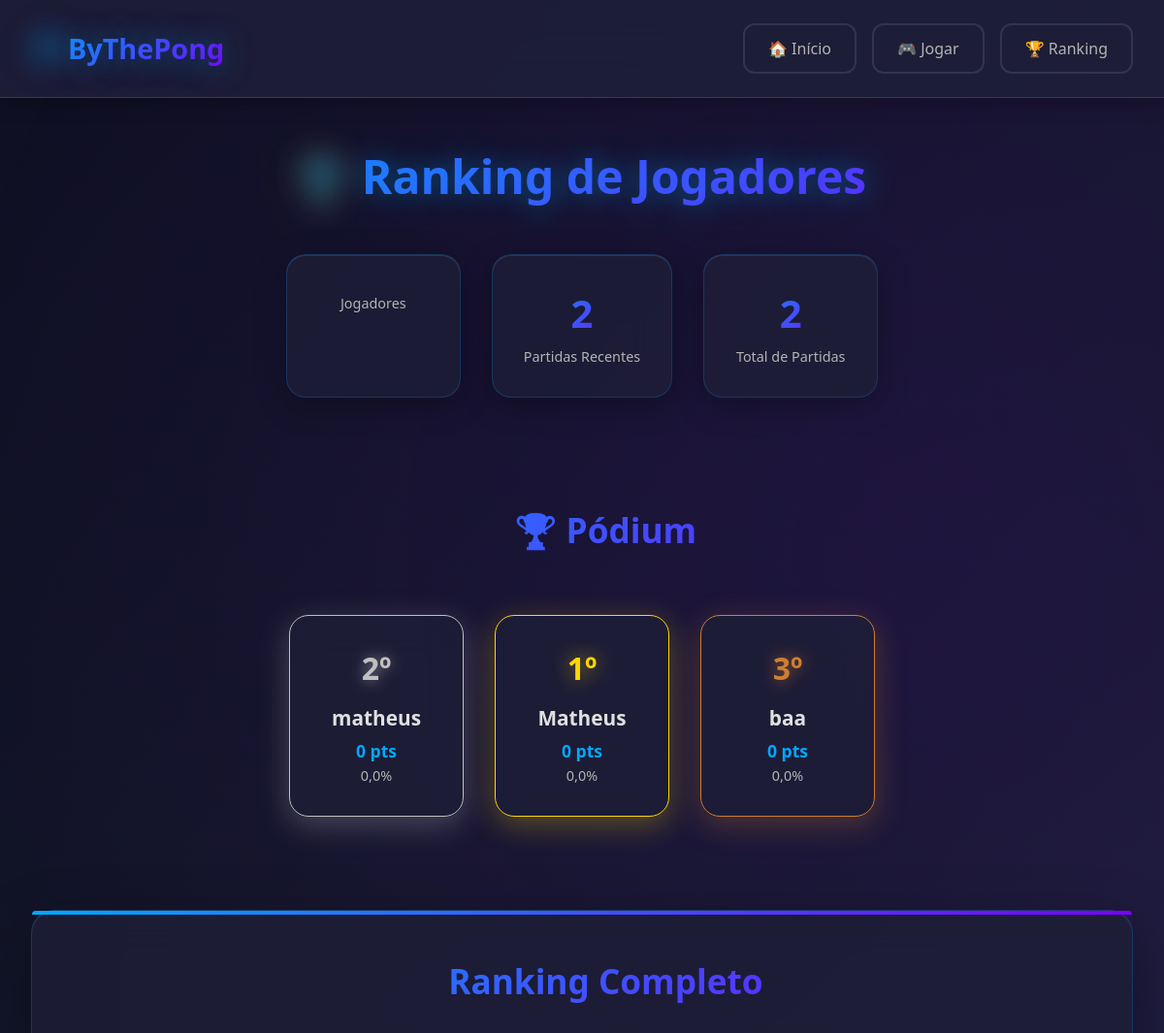
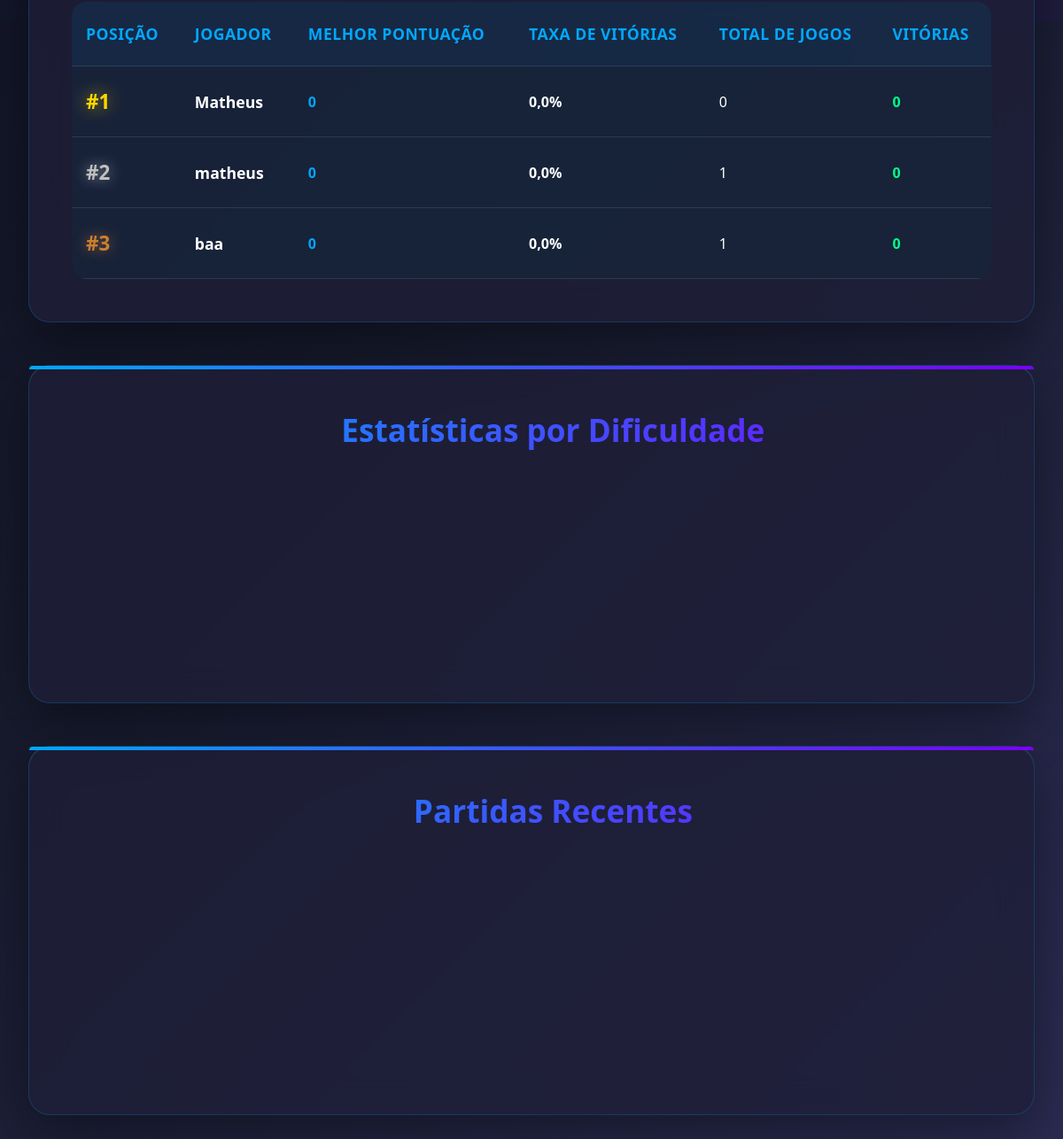
The page /ranking/ on the database its author committed (2 pictures, top to bottom).
### game/models.py (models this page shows, shortened)
class Player(models.Model):
    name = models.CharField(max_length=50, unique=True)
    total_games = models.IntegerField(default=0)
    total_wins = models.IntegerField(default=0)
    best_score = models.IntegerField(default=0)
    created_at = models.DateTimeField(default=timezone.now)
    @property
    def win_rate(self):
        if self.total_games == 0:
            return 0
        return (self.total_wins / self.total_games) * 100

### game/views.py (the view, shortened to what this page needs)
# urls.py: path('ranking/', views.ranking, name='ranking'),
def ranking(request):
    try:
        players = Player.objects.all().order_by('-best_score', '-total_wins')
        players_list = list(players)
        players_list.sort(key=lambda p: p.win_rate, reverse=True)
        recent_games = GameSession.objects.select_related('player').order_by('-created_at')[:10]
        easy_games = GameSession.objects.filter(difficulty='fácil').count()
        normal_games = GameSession.objects.filter(difficulty='normal').count()
        hard_games = GameSession.objects.filter(difficulty='difícil').count()
        expert_games = GameSession.objects.filter(difficulty='expert').count()
        total_games = GameSession.objects.count()
        context = {
            'players': players_list,
            'recent_games': recent_games,
            'easy_games': easy_games,
            'normal_games': normal_games,
            'hard_games': hard_games,
            'expert_games': expert_games,
            'total_games': total_games
        }
        return render(request, 'game/ranking.html', context)
    except Exception as e:
        context = {
            'players': [],
            'recent_games': [],
            'easy_games': 0,
            'normal_games': 0,
            'hard_games': 0,
            'expert_games': 0,
            'total_games': 0,
            'db_error': str(e)
        }
        return render(request, 'game/ranking.html', context)

### game/models.py (called while the page is built)
    @property
    def result_text(self):
        if self.won:
            return "Vitória"
        elif self.player_score == self.bot_score:
            return "Empate"
        else:
            return "Derrota"

### templates/game/ranking.html (shortened to what this page needs)
<!DOCTYPE html>
<html lang="pt-BR">
<head>
</head>
<body>
    <header class="header">
        <div class="header-content">
            <div class="logo">ByThePong</div>
            <div class="nav-links">
                <a href="{% url 'home' %}">🏠 Início</a>
                <a href="{% url 'index' %}">🎮 Jogar</a>
                <a href="{% url 'ranking' %}">🏆 Ranking</a>
            </div>
        </div>
    </header>
    <div class="container">
        <h1 class="ranking-title">Ranking de Jogadores</h1>
        <div class="stats">
            <div class="stat-card">
                <div class="stat-label">Jogadores</div>
            </div>
            <div class="stat-card">
                <div class="stat-number">{{ recent_games.count }}</div>
                <div class="stat-label">Partidas Recentes</div>
            </div>
            <div class="stat-card">
                <div class="stat-number">{{ total_games }}</div>
                <div class="stat-label">Total de Partidas</div>
            </div>
        </div>
        {% if players %}
        <div class="podium-section">
            <h2 class="section-title">🏆 Pódium</h2>
            <div class="podium">
                {% if players.1 %}
                <div class="podium-player second">
                    <div class="podium-rank">2º</div>
                    <div class="podium-name">{{ players.1.name }}</div>
                    <div class="podium-score">{{ players.1.best_score }} pts</div>
                    <div class="podium-rate">{{ players.1.win_rate|floatformat:1 }}%</div>
                </div>
                {% endif %}
                {% if players.0 %}
                <div class="podium-player first">
                    <div class="podium-rank">1º</div>
                    <div class="podium-name">{{ players.0.name }}</div>
                    <div class="podium-score">{{ players.0.best_score }} pts</div>
                    <div class="podium-rate">{{ players.0.win_rate|floatformat:1 }}%</div>
                </div>
                {% endif %}
                {% if players.2 %}
                <div class="podium-player third">
                    <div class="podium-rank">3º</div>
                    <div class="podium-name">{{ players.2.name }}</div>
                    <div class="podium-score">{{ players.2.best_score }} pts</div>
                    <div class="podium-rate">{{ players.2.win_rate|floatformat:1 }}%</div>
                </div>
                {% endif %}
            </div>
        </div>
        {% endif %}
        <div class="ranking-section">
            <h2 class="section-title">Ranking Completo</h2>
            {% if players %}
                <table class="ranking-table">
                    <thead>
                        <tr>
                            <th>Posição</th>
                            <th>Jogador</th>
                            <th>Melhor Pontuação</th>
                            <th>Taxa de Vitórias</th>
                            <th>Total de Jogos</th>
                            <th>Vitórias</th>
                        </tr>
                    </thead>
                    <tbody>
                        {% for player in players %}
                        <tr class="{% if forloop.counter <= 3 %}top-player{% endif %}">
                            <td>
                                <span class="rank-position
                                    {% if forloop.counter == 1 %}rank-1
                                    {% elif forloop.counter == 2 %}rank-2
                                    {% elif forloop.counter == 3 %}rank-3
                                    {% endif %}">
                                    #{{ forloop.counter }}
                                </span>
                            </td>
                            <td class="player-name">{{ player.name }}</td>
                            <td class="best-score">{{ player.best_score }}</td>
                            <td class="win-rate">{{ player.win_rate|floatformat:1 }}%</td>
                            <td>{{ player.total_games }}</td>
                            <td class="wins">{{ player.total_wins }}</td>
                        </tr>
                        {% endfor %}
                    </tbody>
                </table>
            {% else %}
                <div class="no-data">
                    <p>Nenhum jogador ainda. Seja o primeiro a jogar! 🎮</p>
                </div>
            {% endif %}
        </div>
        <div class="ranking-section">
            <h2 class="section-title">Estatísticas por Dificuldade</h2>
            <div class="difficulty-stats">
            </div>
        </div>
        <div class="ranking-section">
            <h2 class="section-title">Partidas Recentes</h2>
            {% if recent_games %}
                <div class="recent-games">
                </div>
            {% else %}
                <div class="no-data">
                    <p>Nenhuma partida ainda. Comece a jogar! 🎯</p>
                </div>
            {% endif %}
        </div>
    </div>
</body>
</html>

### rows shown on the page
Player: name "matheus", best_score "0", total_games+total_wins "0,0", win_rate "0,0", total_games "1", total_wins "0"
Player: name "Matheus", best_score "0", total_games "0,0", win_rate "0,0", total_games "0", total_wins "0"
Player: name "baa", best_score "0", total_games+total_wins "0,0", win_rate "0,0", total_games "1", total_wins "0"

### other values the page prints
{{ recent_games.count }} "2"
{{ total_games }} "2"
